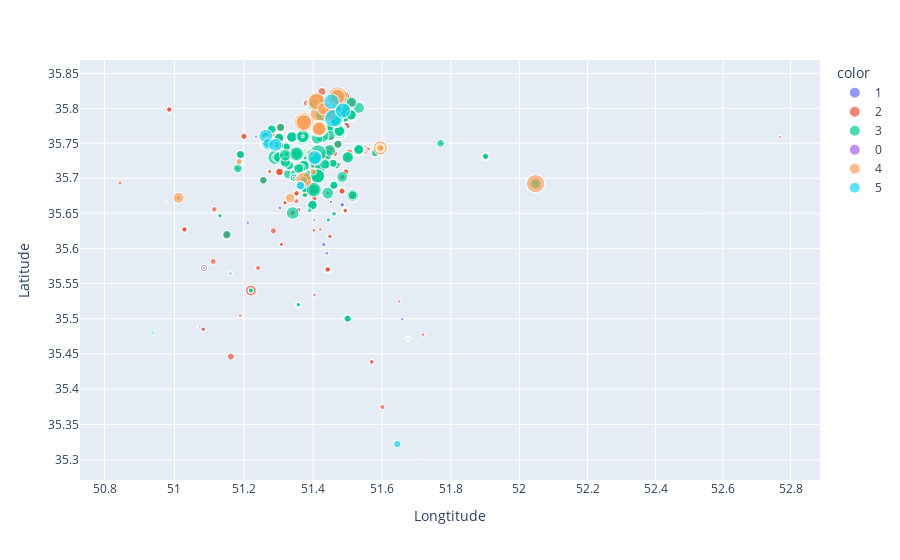

Notebook source saved alongside this figure:
### Code cell
px.scatter(df, x='Longtitude', y='Latitude', size='Price' , 
           hover_name='Address' , color=df['Room'].astype(str), log_x=True, log_y=True)

### Figure 1 — Plotly figure (JSON) as saved in the notebook; plotly's stock layout.template omitted (floating-point values rounded to 4 significant figures; data arrays with more than 128 entries replaced by an {"elided": "..."} marker saying what was removed)
{"data": [{"hovertemplate": "<b>%{hovertext}</b><br><br>color=1<br>Longtitude=%{x}<br>Latitude=%{y}<br>Price=%{marker.size}<extra></extra>", "hovertext": {"elided": "656 str values"}, "legendgroup": "1", "marker": {"color": "#636efa", "size": {"elided": "656 int values"}, "sizemode": "area", "sizeref": 62500000, "symbol": "circle"}, "mode": "markers", "name": "1", "showlegend": true, "type": "scattergl", "x": {"elided": "656 float values"}, "xaxis": "x", "y": {"elided": "656 float values"}, "yaxis": "y"}, {"hovertemplate": "<b>%{hovertext}</b><br><br>color=2<br>Longtitude=%{x}<br>Latitude=%{y}<br>Price=%{marker.size}<extra></extra>", "hovertext": {"elided": "1847 str values"}, "legendgroup": "2", "marker": {"color": "#EF553B", "size": {"elided": "1847 int values"}, "sizemode": "area", "sizeref": 62500000, "symbol": "circle"}, "mode": "markers", "name": "2", "showlegend": true, "type": "scattergl", "x": {"elided": "1847 float values"}, "xaxis": "x", "y": {"elided": "1847 float values"}, "yaxis": "y"}, {"hovertemplate": "<b>%{hovertext}</b><br><br>color=3<br>Longtitude=%{x}<br>Latitude=%{y}<br>Price=%{marker.size}<extra></extra>", "hovertext": {"elided": "539 str values"}, "legendgroup": "3", "marker": {"color": "#00cc96", "size": {"elided": "539 int values"}, "sizemode": "area", "sizeref": 62500000, "symbol": "circle"}, "mode": "markers", "name": "3", "showlegend": true, "type": "scattergl", "x": {"elided": "539 float values"}, "xaxis": "x", "y": {"elided": "539 float values"}, "yaxis": "y"}, {"hovertemplate": "<b>%{hovertext}</b><br><br>color=0<br>Longtitude=%{x}<br>Latitude=%{y}<br>Price=%{marker.size}<extra></extra>", "hovertext": ["Shahrake Qods", "Pakdasht", "Ostad Moein", "Pakdasht", "Nasim Shahr", "Northern Chitgar", "Parand", "Ostad Moein", "Shahrake Qods"], "legendgroup": "0", "marker": {"color": "#ab63fa", "size": [248000000, 165000000, 650000000, 165000000, 360000000, 345000000, 102000000, 500000000, 470000000], "sizemode": "area", "sizeref": 62500000, "symbol": "circle"}, "mode": "markers", "name": "0", "showlegend": true, "type": "scattergl", "x": [51.37, 51.68, 51.34, 51.68, 51.16, 51.19, 50.94, 51.34, 51.37], "xaxis": "x", "y": [35.76, 35.47, 35.7, 35.47, 35.56, 35.72, 35.48, 35.7, 35.76], "yaxis": "y"}, {"hovertemplate": "<b>%{hovertext}</b><br><br>color=4<br>Longtitude=%{x}<br>Latitude=%{y}<br>Price=%{marker.size}<extra></extra>", "hovertext": ["Saadat Abad", "Persian Gulf Martyrs Lake", "Saadat Abad", "Saadat Abad", "Persian Gulf Martyrs Lake", "Andisheh", "Gheitarieh", "Andisheh", "Jeyhoon", "Mahmoudieh", "Zaferanieh", "Andisheh", "Andisheh", "Damavand", "Persian Gulf Martyrs Lake", "Shahryar", "Andisheh", "Mehrabad", "Niavaran", "Jordan", "Zaferanieh", "Andisheh", "Andisheh", "Tajrish", "Keshavarz Boulevard", "Northern Chitgar", "Jordan", "Jordan", "Jordan", "Amirabad", "Niavaran", "Azarbaijan", "Persian Gulf Martyrs Lake"], "legendgroup": "4", "marker": {"color": "#FFA15A", "size": [24000000000, 12850000000, 15000000000, 15500000000, 5100000000, 5500000000, 14000000000, 5700000000, 4700000000, 17000000000, 15950000000, 5200000000, 3060000000, 20000000000, 4800000000, 7500000000, 4300000000, 6200000000, 25000000000, 12000000000, 18750000000, 5700000000, 5700000000, 9000000000, 2420000000, 2720000000, 17000000000, 13000000000, 11385000000, 2400000000, 15000000000, 15000000000, 2720000000], "sizemode": "area", "sizeref": 62500000, "symbol": "circle"}, "mode": "markers", "name": "4", "showlegend": true, "type": "scattergl", "x": [51.37, 51.59, 51.37, 51.37, 51.59, 51.27, 51.44, 51.27, 51.36, 51.42, 51.41, 51.27, 51.27, 52.05, 51.59, 51.01, 51.27, 51.33, 51.47, 51.42, 51.41, 51.27, 51.27, 51.43, 51.4, 51.19, 51.42, 51.42, 51.42, 51.39, 51.47, 51.37, 51.59], "xaxis": "x", "y": [35.78, 35.74, 35.78, 35.78, 35.74, 35.75, 35.79, 35.75, 35.69, 35.79, 35.81, 35.75, 35.75, 35.69, 35.74, 35.67, 35.75, 35.67, 35.82, 35.77, 35.81, 35.75, 35.75, 35.8, 35.71, 35.72, 35.77, 35.77, 35.77, 35.74, 35.82, 35.7, 35.74], "yaxis": "y"}, {"hovertemplate": "<b>%{hovertext}</b><br><br>color=5<br>Longtitude=%{x}<br>Latitude=%{y}<br>Price=%{marker.size}<extra></extra>", "hovertext": ["Andisheh", "Ekhtiarieh", "Yousef Abad", "Dezashib", "Andisheh", "Andisheh", "Andisheh", "Aqdasieh", "Dehkade Olampic", "Andisheh", "Parand", "Shahr-e-Ziba", "Varamin - Beheshti", "Jeyhoon", "Jeyhoon"], "legendgroup": "5", "marker": {"color": "#19d3f3", "size": [11000000000, 18500000000, 13500000000, 14500000000, 13000000000, 11000000000, 11000000000, 14500000000, 12000000000, 6500000000, 295000000, 10700000000, 3500000000, 5000000000, 4700000000], "sizemode": "area", "sizeref": 62500000, "symbol": "circle"}, "mode": "markers", "name": "5", "showlegend": true, "type": "scattergl", "x": [51.27, 51.46, 51.4, 51.45, 51.27, 51.27, 51.27, 51.49, 51.26, 51.27, 50.94, 51.29, 51.64, 51.36, 51.36], "xaxis": "x", "y": [35.75, 35.79, 35.73, 35.81, 35.75, 35.75, 35.75, 35.8, 35.76, 35.75, 35.48, 35.75, 35.32, 35.69, 35.69], "yaxis": "y"}], "layout": {"legend": {"itemsizing": "constant", "title": {"text": "color"}, "tracegroupgap": 0}, "margin": {"t": 60}, "xaxis": {"anchor": "y", "domain": [0, 1], "title": {"text": "Longtitude"}, "type": "log"}, "yaxis": {"anchor": "x", "domain": [0, 1], "title": {"text": "Latitude"}, "type": "log"}}}
